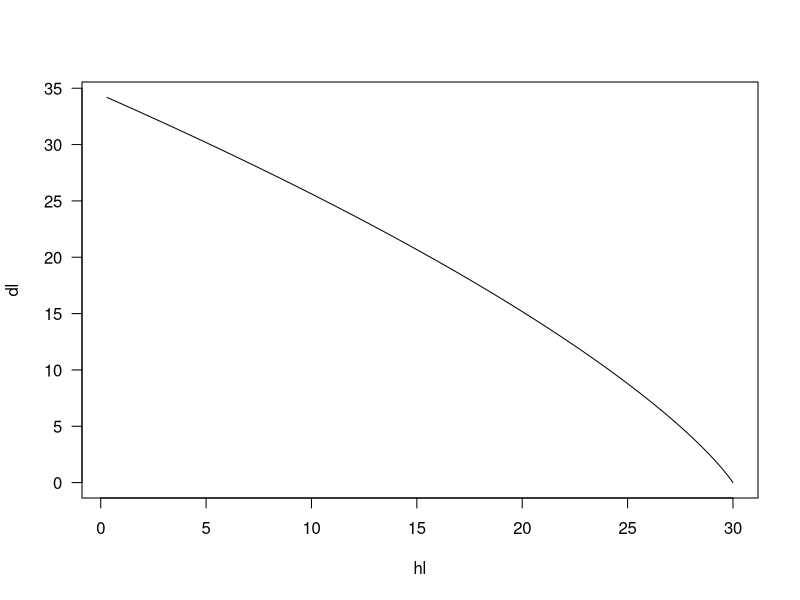

This figure's R source:
##! Script: "ahusa1.r"                                         /
##- Sobre:  Modelos de ahusamiento                            /
##+ Detalles:  Utilidad de un modelo de ahusamiento.         /
##* Ejemplo: predecir diametros fustales                    /
##? Mas detalles: se grafica el ahusamiento segun un modelo/
## dado                                                   /
##! -----------------------------------------------------/ 
##                                                      /
##> Profesor: Christian Salas Eljatib                  /
## E-mail: christian.salas AT uchile DOT cl           /
## Web: https://eljatib.com                          /
##!=================================================/

###uso de un modelo de ahusamiento
b0 <- -0.0482
b1 <- 0.72126
b2 <- -0.02417

h <- 30 #altura total, en m
d <- 35 #dap, en cm
#supongamos una altura de tocon de 0.3m
hst<-0.3
largo.trozo1<-3.6
hl<-hl.s <- largo.trozo1+hst #altura fustal
hl
x1 <- log((h-hl)/(h-1.3))
x1
x2 <- x1^2
x2

#supongamos que este es el modelo de ahusamiento
ln.y <- b0 + b1*x1 + b2*x2
ln.y

y <- exp(ln.y)
y

dl.pred <- y*d
dl.pred #diam. fustal cuando la altura fustal es hl


###calcular volumen de una troza
#porcion superior  a los 3.9m
dsup<-dl.pred #que ya calculamos
dsup

##estimar el diametro del tocon
hl <- hl.i<-hst #altura fustal
x1 <- log((h-hl)/(h-1.3))
x1
x2 <- x1^2
x2
ln.y <- b0 + b1*x1 + b2*x2
y <- exp(ln.y)
dl.pred <- y*d
dl.pred #diam. fustal cuando la altura fustal es hl
dinf <- dl.pred
dinf

dsup

#y el largo de la seccion es
largo.sec<- hl.s - hl.i
largo.sec

#volumen de la troza, usando formula de Smalian
vol = ((pi/40000)/2) * (dinf^2 + dsup^2) * largo.sec
vol

#####
#grafico de ahusamiento
hl <- seq(0.3,h,by=0.01)
hl

x1 <- log((h-hl)/(h-1.3))
x2 <- x1^2

ln.y <- b0 + b1*x1 + b2*x2

y <- exp(ln.y)

dl <- y*d
dl

plot(dl ~ hl, type="l", las=1)
#╔═════════════════╗
#║ Fin del script! ║
#║ Atte.           ║
#║ El profesor     ║
#╚═════════════════╝
